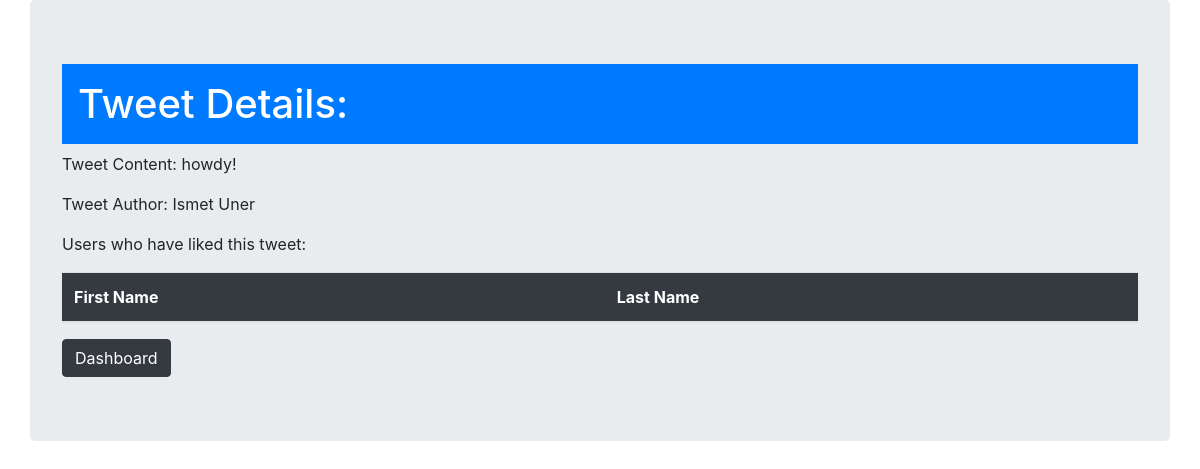
Screenshot of /tweet_details/4 (signed in) with the database file from the repository.
### app.py (models this page shows)
class Tweet(db.Model):
    id = db.Column (db.Integer, primary_key=True)
    content = db.Column(db.String(255))
    author_id = db.Column(db.Integer, db.ForeignKey('user.id'), nullable=False)
    author = db.relationship('User', foreign_keys=[author_id], backref="user_tweets")
    created_at = db.Column(db.DateTime, server_default=func.now())
    updated_at = db.Column(db.DateTime, server_default=func.now(), onupdate=func.now())

class User(db.Model):
    id = db.Column (db.Integer, primary_key=True)
    first_name = db.Column(db.String(45))
    last_name = db.Column(db.String(45))
    email = db.Column(db.String(45))
    password = db.Column(db.String(70))
    tweets_this_user_likes = db.relationship('Tweet', secondary=likes_table, backref="users_who_like_this_tweet")
    users_this_user_is_following = db.relationship('User', secondary=follow_table,
                                primaryjoin="User.id==following.c.follower",
                                secondaryjoin="User.id==following.c.followed")
    users_who_follow_this_user = db.relationship('User', secondary=follow_table,
                                primaryjoin="User.id==following.c.followed",
                                secondaryjoin="User.id==following.c.follower")
    created_at = db.Column(db.DateTime, server_default=func.now())
    updated_at = db.Column(db.DateTime, server_default=func.now(), onupdate=func.now())

### app.py (the view)
@app.route('/tweet_details/<tweet_id>')
def tweet_details(tweet_id):
    tweet = Tweet.query.get(tweet_id)
    if not tweet:
        return redirect("/success")
    else:
        user_who_have_liked = tweet.users_who_like_this_tweet
    return render_template("tweet_details.html", tweet = tweet, user_who_have_liked = user_who_have_liked)

### templates/tweet_details.html (shortened to what this page needs)
<!DOCTYPE html>
<html lang="en">
<head>
    <link rel="stylesheet" href="https://stackpath.bootstrapcdn.com/bootstrap/4.4.1/css/bootstrap.min.css">
</head>
<body>
    <div class="container jumbotron">
        <div class="row">
            <div class="col">
                <h1 class="bg-primary p-3 text-white">Tweet Details:</h1>
                <p>Tweet Content: {{tweet['content']}}</p>
                <p>Tweet Author: {{tweet.author.first_name}}  {{tweet.author.last_name}}</p>
                <p>Users who have liked this tweet:</p>
                <table class="table bg-dark text-white">
                    <thead>
                        <tr>
                            <th>First Name</th>
                            <th>Last Name</th>
                        </tr>
                    </thead>
                </table>
                <button class="btn btn-dark"><a class="text-white" href="/success">Dashboard</a></button>
            </div>
        </div>
    </div>
</body>
</html>

### rows the page displays
Tweet: content "howdy!"
User: author.first_name "Ismet", author.last_name "Uner"
